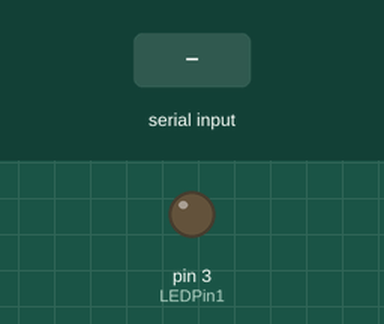
Simulated run of this sketch. Board: Arduino Uno, built with avr-gcc and run on an emulated ATmega328P. On the bench: output pins drawn as LEDs (lit = HIGH). Inputs (shaded band) come from the test bench.

Above: at 1.2 s.
1.3 s: byte 3 (3) received over Serial
At 2.8 s:
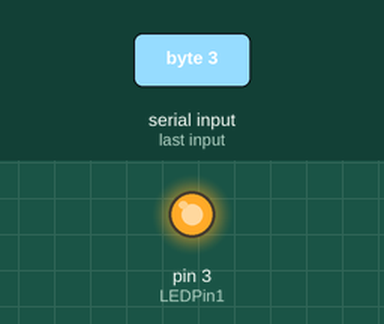
Timing chart, 0 to 13.5 s (numbered marks = the images above; inputs shaded):
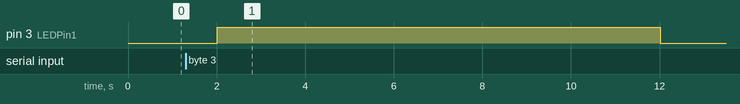

Measured:
- after the input at 1.3 s, pin 3 (LEDPin1): LOW → HIGH after 0.71 s, → LOW 10.0 s later

The sketch:

CSCS_PingRecv_2017_09_25_1600.ino
```cpp
//int iInput = 0;
byte LEDPin1 = 3;
byte LEDPin2 = 5;

void setup() {
  // no pinMode for analogWrite or it will fail
  //pinMode(LEDPin1, OUTPUT);
  Serial.begin(9600);
}

void loop() {
  //sendDataToUSB();
  receiveDataFromUSB();
  delay(1000);
}

void sendDataToUSB () {
  Serial.println("Hello from Ardunio!!!"); // write a string
}


void receiveDataFromUSB() {
  if (Serial.available() > 0)
  {
    char inByte = Serial.read();

    switch (inByte) {
      case 0:
        break;

      case 1:
        break;

      case 3:
        AnalogSignal_Out_TypeD(); // Output 1, SUCCESS
        break;

      case 5:
        AnalogSignal_Out_TypeE(); // Output 2, FAILURE
        break;

      default:
        break;
    }
    inByte = 0;
  }
}

void AnalogSignal_Out_TypeA() {
  analogWrite(LEDPin1,0);
  delay(1000);
  for(int i=0;i<=255;i++){
    analogWrite(LEDPin1,i);
  }
}

void AnalogSignal_Out_TypeB() {
  for (int i = 0; i <= 255; i++)
  {
    analogWrite(LEDPin1, i);
    delay(3);
    //delay(39);
  }
  for (int i = 255; i >= 0; i--)
  {
    analogWrite(LEDPin1, i);
    delay(3);
    //delay(39);
  }
}

void AnalogSignal_Out_TypeC() {
  analogWrite(LEDPin1, 255);
  delay(100);
  analogWrite(LEDPin1, 0);
  delay(100);
  analogWrite(LEDPin1, 255);
  delay(100);
  analogWrite(LEDPin1, 0);
}

void AnalogSignal_Out_TypeD() {
  analogWrite(LEDPin1,0);
  delay(10);
  analogWrite(LEDPin1,255);
  delay(10000);
  analogWrite(LEDPin1,0);
}

void AnalogSignal_Out_TypeE() {
  analogWrite(LEDPin2,0);
  delay(10);
  analogWrite(LEDPin2,255);
  delay(10000);
  analogWrite(LEDPin2,0);
}
```
